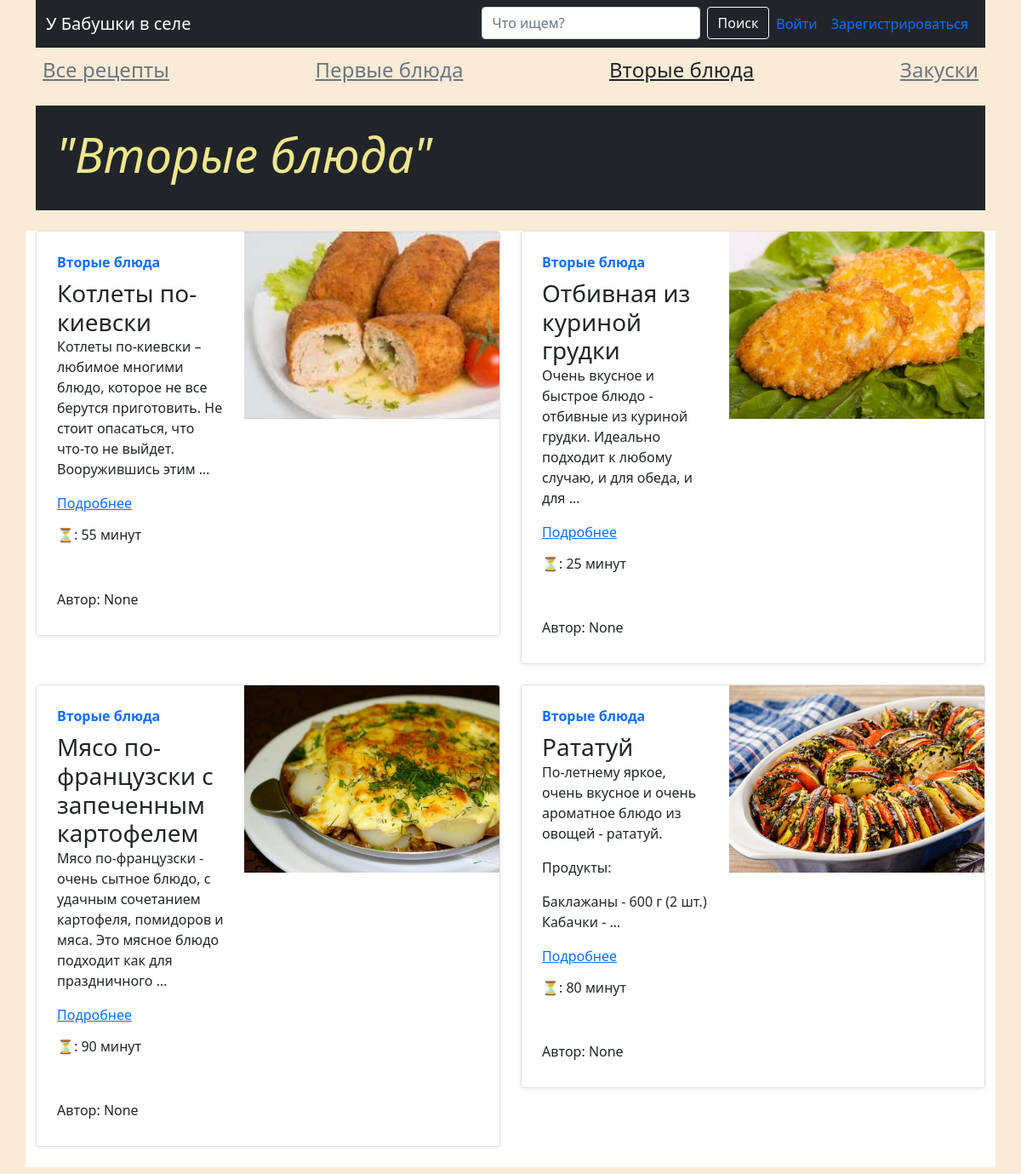
The app's page /category/2/ with its own data.
### blog/models.py (models this page shows, shortened)
class Category(models.Model):
    title = models.CharField(max_length=150, verbose_name='Название категории')
    slug = models.SlugField(unique=True, null=True)
    def __str__(self):
        return self.title
    def get_absolute_url(self):
        return reverse('category_list', kwargs={'pk': self.pk})
    class Meta:
        verbose_name = 'Категория'
        verbose_name_plural = 'Категории'

class Recipe(models.Model):
    title = models.CharField(max_length=150, verbose_name='Название рецепта')
    content = models.TextField(blank=True, verbose_name='Описание')
    username = models.ForeignKey(User, on_delete=models.CASCADE, null=True, blank=True, verbose_name='Имя пользователя')
    created_on = models.DateTimeField(auto_now_add=True, verbose_name='Дата создания')
    updated_on = models.DateTimeField(auto_now=True, verbose_name='Дата обновления')
    photo = models.ImageField(upload_to='photos/', blank=True, null=True, verbose_name='Изображение')
    is_published = models.BooleanField(default=True, verbose_name='Опубликовать')
    category = models.ForeignKey(Category, on_delete=models.CASCADE, verbose_name='Категория')
    watches = models.IntegerField(default=0, verbose_name='Просмотры')
    slug = models.SlugField(unique=True, null=True)
    time_to_cook = models.IntegerField(default=0)
    def get_absolute_url(self):
        return reverse('recipe_detail', kwargs={'pk': self.pk})
    def get_photo(self):
        if self.photo:
            return self.photo.url
    class Meta:
        verbose_name = 'Рецепт'
        verbose_name_plural = 'Рецепты'

### blog/views.py (the view)
# urls.py: path('category/<int:pk>/', RecipeByCategory.as_view(), name='category_list'),
class RecipeByCategory(RecipeList):
    def get_queryset(self):
        return Recipe.objects.filter(
            category_id=self.kwargs['pk'], is_published=True
        )
    def get_context_data(self, *, object_list=None, **kwargs):
        context = super().get_context_data()
        category = Category.objects.get(pk=self.kwargs['pk'])
        context['title'] = f'"{category.title}"'
        return context

### blog/templatetags/blog_tags.py (called while the page is built)
@register.simple_tag()
def get_all_categories():
    return Category.objects.all()

### blog/templates/blog/index.html (shortened to what this page needs)
{% extends 'base.html' %}
{% load blog_tags %}
{% block main %}
<main>
    {% get_all_categories as categories %}
    {% include 'blog/components/_sidebar.html' %}
    <div class="p-4  p-mb-5 text-white bg-dark">
        <h1 class="display-4 fst-italic">
            <strong>{{ title }}</strong>
        </h1>
    </div>
    <div class="row mt-4 mb-2">
        {% for recipe in recipes %}
        {% include 'blog/components/_card.html' %}
        {% endfor %}
    </div>
</main>
{% endblock main %}

### blog/templates/blog/components/_sidebar.html
<nav class="nav d-flex justify-content-between">
    <a href="{% url 'index' %}" class="p-2 link-{% if 'страница' in title %}dark{% else %}secondary{% endif %}"><p style="font-size:24px">Все
        рецепты</p></a>
    {% for category in categories %}
    <a href="{{ category.get_absolute_url }}"
       class="p-2 link-{% if category.title in title %}dark{% else %}secondary{% endif %}"><p style="font-size:24px">{{ category }}</p></a>
    {% endfor %}
</nav>

### blog/templates/blog/components/_card.html
{% load static %}
{% load blog_tags %}
<div class="col-md-6">
    <div class="row g-0 border rounded overflow-hidden flex-md-row mb-4 shadow-sm h-md-250 position-relative">
        <div class="col p-4 d-flex flex-column position-static">
            <strong class="d-inline-block mb-2 text-primary">{{ recipe.category }}</strong>
            <h3 class="mb-0">{{ recipe.title }}</h3>
            <p class="card-text mb-auto">{{ recipe.content|linebreaks|truncatewords:20 }}</p>
            <a href="{{ recipe.get_absolute_url }}" class="stretched-link">Подробнее</a>
            <h6 class="mt-3">⏳: {{ recipe.time_to_cook }} минут</h6>
            <h6 class="mt-5">Автор: {{ recipe.username }}</h6>
        </div>
        <div class="col-auto d-none d-lg-block" style="width: 300px; height: 220px; overflow:hidden">
            <img src="{{ recipe.get_photo }}" alt="" style="height: 100%">
        </div>
    </div>
</div>

### blog/static/blog/css/index.css (style rules this page uses)
h1 { color: khaki; }
body { background-color: AntiqueWhite; }
.col-md-6 { background-color: white; }

### records on screen
Category: title "Первые блюда"
Category: title "Вторые блюда"
Category: title "Закуски"
Recipe: category "Вторые блюда", title "Котлеты по-киевски", content "Котлеты по-киевски – любимое многими блюдо, которое не все берутся приготовить. Не стоит опасаться, что что-то не выйдет. Вооружившись этим …", time_to_cook "55", username "None", get_photo (picture)
Recipe: category "Вторые блюда", title "Отбивная из куриной грудки", content "Очень вкусное и быстрое блюдо - отбивные из куриной грудки. Идеально подходит к любому случаю, и для обеда, и для …", time_to_cook "25", username "None", get_photo (picture)
Recipe: category "Вторые блюда", title "Мясо по-французски с запеченным картофелем", content "Мясо по-французски - очень сытное блюдо, с удачным сочетанием картофеля, помидоров и мяса. Это мясное блюдо подходит как для праздничного …", time_to_cook "90", username "None", get_photo (picture)
Recipe: category "Вторые блюда", title "Рататуй", content "По-летнему яркое, очень вкусное и очень ароматное блюдо из овощей - рататуй. Продукты: Баклажаны - 600 г (2 шт.) Кабачки - …", time_to_cook "80", username "None", get_photo (picture)

### other values on screen
{{ title }} "\"Вторые блюда\""
